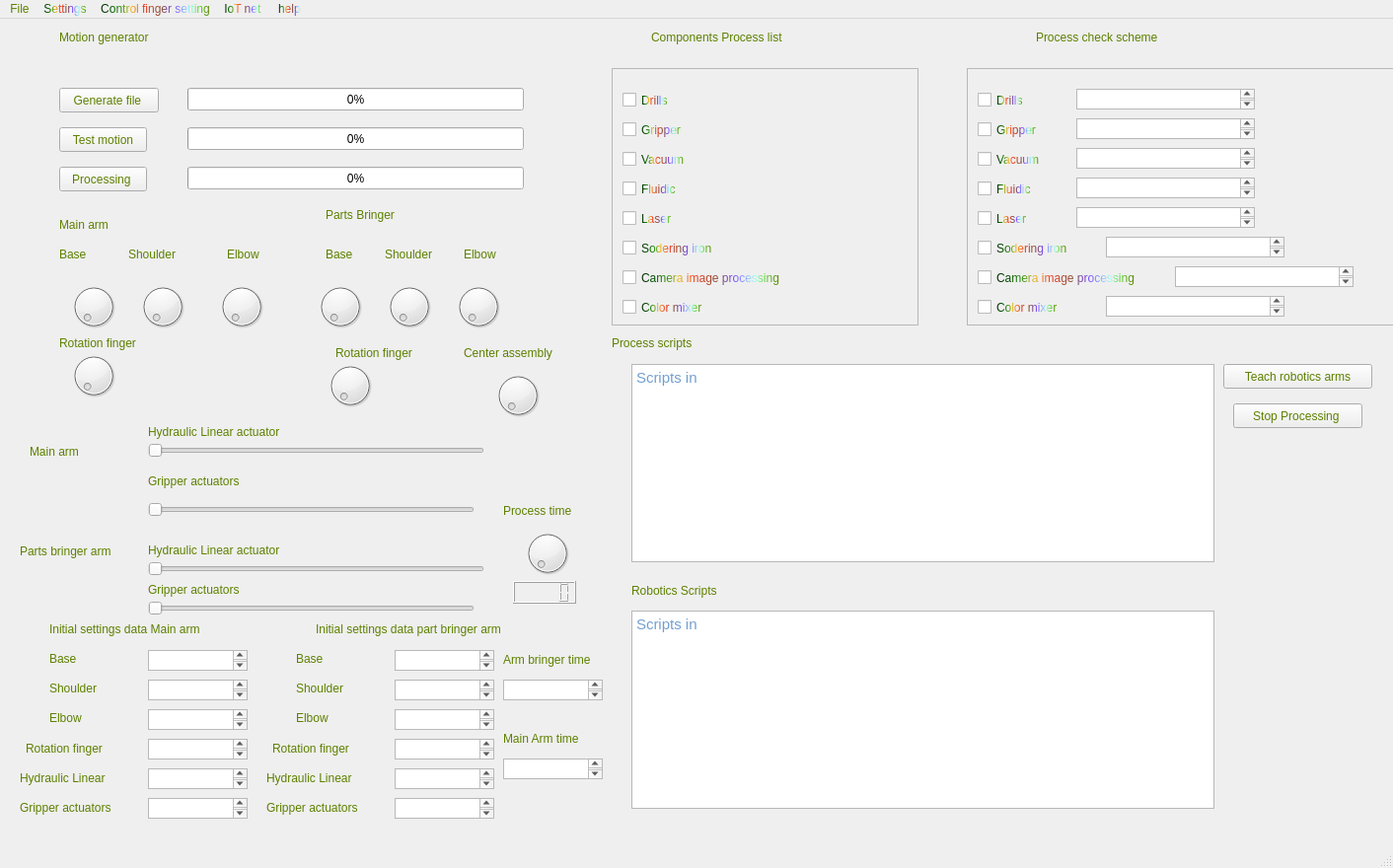
<?xml version="1.0" encoding="UTF-8"?>
<ui version="4.0">
 <class>MainWindow</class>
 <widget class="QMainWindow" name="MainWindow">
  <property name="geometry">
   <rect>
    <x>0</x>
    <y>0</y>
    <width>1412</width>
    <height>880</height>
   </rect>
  </property>
  <property name="windowTitle">
   <string>Assem arms control tech</string>
  </property>
  <property name="styleSheet">
   <string notr="true">color: qradialgradient(spread:repeat, cx:0.5, cy:0.5, radius:0.077, fx:0.5, fy:0.5, stop:0 rgba(0, 169, 255, 147), stop:0.497326 rgba(0, 0, 0, 147), stop:1 rgba(0, 169, 255, 147));
color: qlineargradient(spread:pad, x1:0, y1:0, x2:1, y2:0, stop:0 rgba(9, 41, 4, 255), stop:0.085 rgba(2, 79, 0, 255), stop:0.19 rgba(50, 147, 22, 255), stop:0.275 rgba(236, 191, 49, 255), stop:0.39 rgba(243, 61, 34, 255), stop:0.555 rgba(135, 81, 60, 255), stop:0.667 rgba(121, 75, 255, 255), stop:0.825 rgba(164, 255, 244, 255), stop:0.885 rgba(104, 222, 71, 255), stop:1 rgba(93, 128, 0, 255));</string>
  </property>
  <widget class="QWidget" name="centralwidget">
   <widget class="QDial" name="dial">
    <property name="geometry">
     <rect>
      <x>70</x>
      <y>260</y>
      <width>50</width>
      <height>64</height>
     </rect>
    </property>
   </widget>
   <widget class="QDial" name="dial_2">
    <property name="geometry">
     <rect>
      <x>140</x>
      <y>260</y>
      <width>50</width>
      <height>64</height>
     </rect>
    </property>
   </widget>
   <widget class="QDial" name="dial_3">
    <property name="geometry">
     <rect>
      <x>220</x>
      <y>260</y>
      <width>50</width>
      <height>64</height>
     </rect>
    </property>
   </widget>
   <widget class="QDial" name="dial_4">
    <property name="geometry">
     <rect>
      <x>70</x>
      <y>330</y>
      <width>50</width>
      <height>64</height>
     </rect>
    </property>
   </widget>
   <widget class="QSlider" name="horizontalSlider">
    <property name="geometry">
     <rect>
      <x>150</x>
      <y>430</y>
      <width>341</width>
      <height>16</height>
     </rect>
    </property>
    <property name="orientation">
     <enum>Qt::Horizontal</enum>
    </property>
   </widget>
   <widget class="QSlider" name="horizontalSlider_2">
    <property name="geometry">
     <rect>
      <x>150</x>
      <y>490</y>
      <width>331</width>
      <height>16</height>
     </rect>
    </property>
    <property name="orientation">
     <enum>Qt::Horizontal</enum>
    </property>
   </widget>
   <widget class="QLabel" name="label">
    <property name="geometry">
     <rect>
      <x>60</x>
      <y>230</y>
      <width>41</width>
      <height>17</height>
     </rect>
    </property>
    <property name="text">
     <string>Base</string>
    </property>
   </widget>
   <widget class="QLabel" name="label_3">
    <property name="geometry">
     <rect>
      <x>230</x>
      <y>230</y>
      <width>51</width>
      <height>17</height>
     </rect>
    </property>
    <property name="text">
     <string>Elbow</string>
    </property>
   </widget>
   <widget class="QLabel" name="label_4">
    <property name="geometry">
     <rect>
      <x>60</x>
      <y>320</y>
      <width>111</width>
      <height>17</height>
     </rect>
    </property>
    <property name="text">
     <string>Rotation finger</string>
    </property>
   </widget>
   <widget class="QLabel" name="label_5">
    <property name="geometry">
     <rect>
      <x>150</x>
      <y>410</y>
      <width>181</width>
      <height>17</height>
     </rect>
    </property>
    <property name="text">
     <string>Hydraulic Linear actuator</string>
    </property>
   </widget>
   <widget class="QLabel" name="label_6">
    <property name="geometry">
     <rect>
      <x>150</x>
      <y>460</y>
      <width>121</width>
      <height>17</height>
     </rect>
    </property>
    <property name="text">
     <string>Gripper actuators </string>
    </property>
   </widget>
   <widget class="QLabel" name="label_7">
    <property name="geometry">
     <rect>
      <x>60</x>
      <y>10</y>
      <width>131</width>
      <height>17</height>
     </rect>
    </property>
    <property name="text">
     <string>Motion generator</string>
    </property>
   </widget>
   <widget class="QTextEdit" name="textEdit">
    <property name="geometry">
     <rect>
      <x>150</x>
      <y>640</y>
      <width>101</width>
      <height>21</height>
     </rect>
    </property>
   </widget>
   <widget class="QLabel" name="label_8">
    <property name="geometry">
     <rect>
      <x>50</x>
      <y>670</y>
      <width>67</width>
      <height>17</height>
     </rect>
    </property>
    <property name="text">
     <string>Shoulder</string>
    </property>
   </widget>
   <widget class="QLabel" name="label_9">
    <property name="geometry">
     <rect>
      <x>50</x>
      <y>700</y>
      <width>67</width>
      <height>17</height>
     </rect>
    </property>
    <property name="text">
     <string>Elbow</string>
    </property>
   </widget>
   <widget class="QLabel" name="label_10">
    <property name="geometry">
     <rect>
      <x>26</x>
      <y>730</y>
      <width>111</width>
      <height>20</height>
     </rect>
    </property>
    <property name="text">
     <string>Rotation finger</string>
    </property>
   </widget>
   <widget class="QLabel" name="label_11">
    <property name="geometry">
     <rect>
      <x>50</x>
      <y>640</y>
      <width>67</width>
      <height>17</height>
     </rect>
    </property>
    <property name="text">
     <string>Base</string>
    </property>
   </widget>
   <widget class="QTextEdit" name="textEdit_2">
    <property name="geometry">
     <rect>
      <x>150</x>
      <y>670</y>
      <width>101</width>
      <height>21</height>
     </rect>
    </property>
   </widget>
   <widget class="QTextEdit" name="textEdit_3">
    <property name="geometry">
     <rect>
      <x>150</x>
      <y>700</y>
      <width>101</width>
      <height>21</height>
     </rect>
    </property>
   </widget>
   <widget class="QTextEdit" name="textEdit_4">
    <property name="geometry">
     <rect>
      <x>150</x>
      <y>730</y>
      <width>101</width>
      <height>21</height>
     </rect>
    </property>
   </widget>
   <widget class="QTextEdit" name="textEdit_5">
    <property name="geometry">
     <rect>
      <x>150</x>
      <y>760</y>
      <width>101</width>
      <height>21</height>
     </rect>
    </property>
   </widget>
   <widget class="QTextEdit" name="textEdit_6">
    <property name="geometry">
     <rect>
      <x>150</x>
      <y>790</y>
      <width>101</width>
      <height>21</height>
     </rect>
    </property>
   </widget>
   <widget class="QLabel" name="label_12">
    <property name="geometry">
     <rect>
      <x>20</x>
      <y>760</y>
      <width>111</width>
      <height>20</height>
     </rect>
    </property>
    <property name="text">
     <string>Hydraulic Linear</string>
    </property>
   </widget>
   <widget class="QLabel" name="label_13">
    <property name="geometry">
     <rect>
      <x>20</x>
      <y>790</y>
      <width>121</width>
      <height>20</height>
     </rect>
    </property>
    <property name="text">
     <string>Gripper actuators </string>
    </property>
   </widget>
   <widget class="QLabel" name="label_14">
    <property name="geometry">
     <rect>
      <x>50</x>
      <y>610</y>
      <width>211</width>
      <height>17</height>
     </rect>
    </property>
    <property name="text">
     <string>Initial settings data Main arm </string>
    </property>
   </widget>
   <widget class="QPushButton" name="pushButton">
    <property name="geometry">
     <rect>
      <x>60</x>
      <y>70</y>
      <width>101</width>
      <height>25</height>
     </rect>
    </property>
    <property name="text">
     <string>Generate file </string>
    </property>
   </widget>
   <widget class="QPushButton" name="pushButton_2">
    <property name="geometry">
     <rect>
      <x>60</x>
      <y>110</y>
      <width>89</width>
      <height>25</height>
     </rect>
    </property>
    <property name="text">
     <string>Test motion</string>
    </property>
   </widget>
   <widget class="QPushButton" name="pushButton_3">
    <property name="geometry">
     <rect>
      <x>60</x>
      <y>150</y>
      <width>89</width>
      <height>25</height>
     </rect>
    </property>
    <property name="text">
     <string>Processing </string>
    </property>
   </widget>
   <widget class="QProgressBar" name="progressBar">
    <property name="geometry">
     <rect>
      <x>190</x>
      <y>70</y>
      <width>341</width>
      <height>23</height>
     </rect>
    </property>
    <property name="value">
     <number>0</number>
    </property>
   </widget>
   <widget class="QProgressBar" name="progressBar_2">
    <property name="geometry">
     <rect>
      <x>190</x>
      <y>110</y>
      <width>341</width>
      <height>23</height>
     </rect>
    </property>
    <property name="value">
     <number>0</number>
    </property>
   </widget>
   <widget class="QProgressBar" name="progressBar_3">
    <property name="geometry">
     <rect>
      <x>190</x>
      <y>150</y>
      <width>341</width>
      <height>23</height>
     </rect>
    </property>
    <property name="value">
     <number>0</number>
    </property>
   </widget>
   <widget class="QLabel" name="label_15">
    <property name="geometry">
     <rect>
      <x>660</x>
      <y>10</y>
      <width>181</width>
      <height>17</height>
     </rect>
    </property>
    <property name="text">
     <string>Components Process list </string>
    </property>
   </widget>
   <widget class="QLabel" name="label_16">
    <property name="geometry">
     <rect>
      <x>1050</x>
      <y>10</y>
      <width>171</width>
      <height>17</height>
     </rect>
    </property>
    <property name="text">
     <string>Process check scheme </string>
    </property>
   </widget>
   <widget class="QTextEdit" name="textEdit_7">
    <property name="geometry">
     <rect>
      <x>640</x>
      <y>600</y>
      <width>591</width>
      <height>201</height>
     </rect>
    </property>
    <property name="styleSheet">
     <string notr="true">color: rgb(136, 138, 133);</string>
    </property>
    <property name="html">
     <string>&lt;!DOCTYPE HTML PUBLIC &quot;-//W3C//DTD HTML 4.0//EN&quot; &quot;http://www.w3.org/TR/REC-html40/strict.dtd&quot;&gt;
&lt;html&gt;&lt;head&gt;&lt;meta name=&quot;qrichtext&quot; content=&quot;1&quot; /&gt;&lt;style type=&quot;text/css&quot;&gt;
p, li { white-space: pre-wrap; }
&lt;/style&gt;&lt;/head&gt;&lt;body style=&quot; font-family:'Ubuntu'; font-size:11pt; font-weight:400; font-style:normal;&quot;&gt;
&lt;p style=&quot; margin-top:0px; margin-bottom:0px; margin-left:0px; margin-right:0px; -qt-block-indent:0; text-indent:0px;&quot;&gt;&lt;span style=&quot; color:#729fcf;&quot;&gt;Scripts in&lt;/span&gt;&lt;/p&gt;
&lt;p style=&quot;-qt-paragraph-type:empty; margin-top:0px; margin-bottom:0px; margin-left:0px; margin-right:0px; -qt-block-indent:0; text-indent:0px; color:#729fcf;&quot;&gt;&lt;br /&gt;&lt;/p&gt;&lt;/body&gt;&lt;/html&gt;</string>
    </property>
   </widget>
   <widget class="QLabel" name="label_17">
    <property name="geometry">
     <rect>
      <x>640</x>
      <y>570</y>
      <width>141</width>
      <height>20</height>
     </rect>
    </property>
    <property name="text">
     <string>Robotics Scripts </string>
    </property>
   </widget>
   <widget class="QScrollArea" name="scrollArea">
    <property name="geometry">
     <rect>
      <x>620</x>
      <y>50</y>
      <width>311</width>
      <height>261</height>
     </rect>
    </property>
    <property name="widgetResizable">
     <bool>true</bool>
    </property>
    <widget class="QWidget" name="scrollAreaWidgetContents">
     <property name="geometry">
      <rect>
       <x>0</x>
       <y>0</y>
       <width>309</width>
       <height>259</height>
      </rect>
     </property>
     <widget class="QCheckBox" name="checkBox">
      <property name="geometry">
       <rect>
        <x>10</x>
        <y>20</y>
        <width>91</width>
        <height>23</height>
       </rect>
      </property>
      <property name="text">
       <string>Drills</string>
      </property>
     </widget>
     <widget class="QCheckBox" name="checkBox_2">
      <property name="geometry">
       <rect>
        <x>10</x>
        <y>50</y>
        <width>91</width>
        <height>23</height>
       </rect>
      </property>
      <property name="text">
       <string>Gripper</string>
      </property>
     </widget>
     <widget class="QCheckBox" name="checkBox_3">
      <property name="geometry">
       <rect>
        <x>10</x>
        <y>80</y>
        <width>91</width>
        <height>23</height>
       </rect>
      </property>
      <property name="text">
       <string>Vacuum</string>
      </property>
     </widget>
     <widget class="QCheckBox" name="checkBox_4">
      <property name="geometry">
       <rect>
        <x>10</x>
        <y>110</y>
        <width>91</width>
        <height>23</height>
       </rect>
      </property>
      <property name="text">
       <string>Fluidic</string>
      </property>
     </widget>
     <widget class="QCheckBox" name="checkBox_5">
      <property name="geometry">
       <rect>
        <x>10</x>
        <y>140</y>
        <width>91</width>
        <height>23</height>
       </rect>
      </property>
      <property name="text">
       <string>Laser</string>
      </property>
     </widget>
     <widget class="QCheckBox" name="checkBox_6">
      <property name="geometry">
       <rect>
        <x>10</x>
        <y>170</y>
        <width>121</width>
        <height>23</height>
       </rect>
      </property>
      <property name="text">
       <string>Sodering iron</string>
      </property>
     </widget>
     <widget class="QCheckBox" name="checkBox_7">
      <property name="geometry">
       <rect>
        <x>10</x>
        <y>200</y>
        <width>201</width>
        <height>23</height>
       </rect>
      </property>
      <property name="text">
       <string>Camera image processing</string>
      </property>
     </widget>
     <widget class="QCheckBox" name="checkBox_15">
      <property name="geometry">
       <rect>
        <x>10</x>
        <y>230</y>
        <width>111</width>
        <height>23</height>
       </rect>
      </property>
      <property name="text">
       <string>Color mixer</string>
      </property>
     </widget>
    </widget>
   </widget>
   <widget class="QDial" name="dial_5">
    <property name="geometry">
     <rect>
      <x>320</x>
      <y>260</y>
      <width>50</width>
      <height>64</height>
     </rect>
    </property>
   </widget>
   <widget class="QDial" name="dial_6">
    <property name="geometry">
     <rect>
      <x>390</x>
      <y>260</y>
      <width>50</width>
      <height>64</height>
     </rect>
    </property>
   </widget>
   <widget class="QDial" name="dial_7">
    <property name="geometry">
     <rect>
      <x>460</x>
      <y>260</y>
      <width>50</width>
      <height>64</height>
     </rect>
    </property>
   </widget>
   <widget class="QDial" name="dial_8">
    <property name="geometry">
     <rect>
      <x>330</x>
      <y>340</y>
      <width>50</width>
      <height>64</height>
     </rect>
    </property>
   </widget>
   <widget class="QLabel" name="label_18">
    <property name="geometry">
     <rect>
      <x>330</x>
      <y>230</y>
      <width>41</width>
      <height>17</height>
     </rect>
    </property>
    <property name="text">
     <string>Base</string>
    </property>
   </widget>
   <widget class="QLabel" name="label_2">
    <property name="geometry">
     <rect>
      <x>130</x>
      <y>230</y>
      <width>67</width>
      <height>17</height>
     </rect>
    </property>
    <property name="text">
     <string>Shoulder</string>
    </property>
   </widget>
   <widget class="QLabel" name="label_19">
    <property name="geometry">
     <rect>
      <x>390</x>
      <y>230</y>
      <width>67</width>
      <height>17</height>
     </rect>
    </property>
    <property name="text">
     <string>Shoulder</string>
    </property>
   </widget>
   <widget class="QLabel" name="label_20">
    <property name="geometry">
     <rect>
      <x>60</x>
      <y>200</y>
      <width>67</width>
      <height>17</height>
     </rect>
    </property>
    <property name="text">
     <string>Main arm </string>
    </property>
   </widget>
   <widget class="QLabel" name="label_21">
    <property name="geometry">
     <rect>
      <x>470</x>
      <y>230</y>
      <width>51</width>
      <height>17</height>
     </rect>
    </property>
    <property name="text">
     <string>Elbow</string>
    </property>
   </widget>
   <widget class="QLabel" name="label_22">
    <property name="geometry">
     <rect>
      <x>340</x>
      <y>330</y>
      <width>111</width>
      <height>17</height>
     </rect>
    </property>
    <property name="text">
     <string>Rotation finger</string>
    </property>
   </widget>
   <widget class="QSlider" name="horizontalSlider_3">
    <property name="geometry">
     <rect>
      <x>150</x>
      <y>550</y>
      <width>341</width>
      <height>16</height>
     </rect>
    </property>
    <property name="orientation">
     <enum>Qt::Horizontal</enum>
    </property>
   </widget>
   <widget class="QLabel" name="label_23">
    <property name="geometry">
     <rect>
      <x>150</x>
      <y>530</y>
      <width>181</width>
      <height>17</height>
     </rect>
    </property>
    <property name="text">
     <string>Hydraulic Linear actuator</string>
    </property>
   </widget>
   <widget class="QSlider" name="horizontalSlider_4">
    <property name="geometry">
     <rect>
      <x>150</x>
      <y>590</y>
      <width>331</width>
      <height>16</height>
     </rect>
    </property>
    <property name="orientation">
     <enum>Qt::Horizontal</enum>
    </property>
   </widget>
   <widget class="QLabel" name="label_24">
    <property name="geometry">
     <rect>
      <x>150</x>
      <y>570</y>
      <width>121</width>
      <height>17</height>
     </rect>
    </property>
    <property name="text">
     <string>Gripper actuators </string>
    </property>
   </widget>
   <widget class="QLabel" name="label_25">
    <property name="geometry">
     <rect>
      <x>20</x>
      <y>530</y>
      <width>121</width>
      <height>20</height>
     </rect>
    </property>
    <property name="text">
     <string>Parts bringer arm</string>
    </property>
   </widget>
   <widget class="QLabel" name="label_26">
    <property name="geometry">
     <rect>
      <x>30</x>
      <y>430</y>
      <width>67</width>
      <height>17</height>
     </rect>
    </property>
    <property name="text">
     <string>Main arm </string>
    </property>
   </widget>
   <widget class="QLabel" name="label_27">
    <property name="geometry">
     <rect>
      <x>300</x>
      <y>670</y>
      <width>67</width>
      <height>17</height>
     </rect>
    </property>
    <property name="text">
     <string>Shoulder</string>
    </property>
   </widget>
   <widget class="QLabel" name="label_28">
    <property name="geometry">
     <rect>
      <x>300</x>
      <y>700</y>
      <width>67</width>
      <height>17</height>
     </rect>
    </property>
    <property name="text">
     <string>Elbow</string>
    </property>
   </widget>
   <widget class="QLabel" name="label_29">
    <property name="geometry">
     <rect>
      <x>270</x>
      <y>760</y>
      <width>111</width>
      <height>20</height>
     </rect>
    </property>
    <property name="text">
     <string>Hydraulic Linear</string>
    </property>
   </widget>
   <widget class="QTextEdit" name="textEdit_8">
    <property name="geometry">
     <rect>
      <x>400</x>
      <y>640</y>
      <width>101</width>
      <height>21</height>
     </rect>
    </property>
   </widget>
   <widget class="QTextEdit" name="textEdit_9">
    <property name="geometry">
     <rect>
      <x>400</x>
      <y>760</y>
      <width>101</width>
      <height>21</height>
     </rect>
    </property>
   </widget>
   <widget class="QLabel" name="label_30">
    <property name="geometry">
     <rect>
      <x>300</x>
      <y>640</y>
      <width>67</width>
      <height>17</height>
     </rect>
    </property>
    <property name="text">
     <string>Base</string>
    </property>
   </widget>
   <widget class="QTextEdit" name="textEdit_10">
    <property name="geometry">
     <rect>
      <x>400</x>
      <y>700</y>
      <width>101</width>
      <height>21</height>
     </rect>
    </property>
   </widget>
   <widget class="QTextEdit" name="textEdit_11">
    <property name="geometry">
     <rect>
      <x>400</x>
      <y>730</y>
      <width>101</width>
      <height>21</height>
     </rect>
    </property>
   </widget>
   <widget class="QLabel" name="label_31">
    <property name="geometry">
     <rect>
      <x>320</x>
      <y>610</y>
      <width>261</width>
      <height>17</height>
     </rect>
    </property>
    <property name="text">
     <string>Initial settings data part bringer arm </string>
    </property>
   </widget>
   <widget class="QLabel" name="label_32">
    <property name="geometry">
     <rect>
      <x>270</x>
      <y>790</y>
      <width>121</width>
      <height>20</height>
     </rect>
    </property>
    <property name="text">
     <string>Gripper actuators </string>
    </property>
   </widget>
   <widget class="QLabel" name="label_33">
    <property name="geometry">
     <rect>
      <x>276</x>
      <y>730</y>
      <width>111</width>
      <height>20</height>
     </rect>
    </property>
    <property name="text">
     <string>Rotation finger</string>
    </property>
   </widget>
   <widget class="QTextEdit" name="textEdit_12">
    <property name="geometry">
     <rect>
      <x>400</x>
      <y>670</y>
      <width>101</width>
      <height>21</height>
     </rect>
    </property>
   </widget>
   <widget class="QTextEdit" name="textEdit_13">
    <property name="geometry">
     <rect>
      <x>400</x>
      <y>790</y>
      <width>101</width>
      <height>21</height>
     </rect>
    </property>
   </widget>
   <widget class="QDial" name="dial_9">
    <property name="geometry">
     <rect>
      <x>530</x>
      <y>510</y>
      <width>50</width>
      <height>64</height>
     </rect>
    </property>
   </widget>
   <widget class="QLabel" name="label_34">
    <property name="geometry">
     <rect>
      <x>510</x>
      <y>490</y>
      <width>91</width>
      <height>17</height>
     </rect>
    </property>
    <property name="text">
     <string>Process time</string>
    </property>
   </widget>
   <widget class="QLCDNumber" name="lcdNumber">
    <property name="geometry">
     <rect>
      <x>520</x>
      <y>570</y>
      <width>64</width>
      <height>23</height>
     </rect>
    </property>
    <property name="styleSheet">
     <string notr="true">font: 11pt &quot;Ubuntu&quot;;
color: qlineargradient(spread:pad, x1:0, y1:0, x2:1, y2:0, stop:0 rgba(9, 41, 4, 255), stop:0.085 rgba(2, 79, 0, 255), stop:0.19 rgba(50, 147, 22, 255), stop:0.275 rgba(236, 191, 49, 255), stop:0.39 rgba(243, 61, 34, 255), stop:0.555 rgba(135, 81, 60, 255), stop:0.667 rgba(121, 75, 255, 255), stop:0.825 rgba(164, 255, 244, 255), stop:0.885 rgba(104, 222, 71, 255), stop:1 rgba(93, 128, 0, 255));</string>
    </property>
   </widget>
   <widget class="QDial" name="dial_10">
    <property name="geometry">
     <rect>
      <x>500</x>
      <y>350</y>
      <width>50</width>
      <height>64</height>
     </rect>
    </property>
   </widget>
   <widget class="QLabel" name="label_35">
    <property name="geometry">
     <rect>
      <x>470</x>
      <y>330</y>
      <width>121</width>
      <height>17</height>
     </rect>
    </property>
    <property name="text">
     <string>Center assembly </string>
    </property>
   </widget>
   <widget class="QLabel" name="label_36">
    <property name="geometry">
     <rect>
      <x>330</x>
      <y>190</y>
      <width>101</width>
      <height>17</height>
     </rect>
    </property>
    <property name="text">
     <string>Parts Bringer </string>
    </property>
   </widget>
   <widget class="QScrollArea" name="scrollArea_2">
    <property name="geometry">
     <rect>
      <x>980</x>
      <y>50</y>
      <width>461</width>
      <height>261</height>
     </rect>
    </property>
    <property name="widgetResizable">
     <bool>true</bool>
    </property>
    <widget class="QWidget" name="scrollAreaWidgetContents_2">
     <property name="geometry">
      <rect>
       <x>0</x>
       <y>0</y>
       <width>459</width>
       <height>259</height>
      </rect>
     </property>
     <widget class="QCheckBox" name="checkBox_8">
      <property name="geometry">
       <rect>
        <x>10</x>
        <y>20</y>
        <width>91</width>
        <height>23</height>
       </rect>
      </property>
      <property name="text">
       <string>Drills</string>
      </property>
     </widget>
     <widget class="QCheckBox" name="checkBox_9">
      <property name="geometry">
       <rect>
        <x>10</x>
        <y>50</y>
        <width>91</width>
        <height>23</height>
       </rect>
      </property>
      <property name="text">
       <string>Gripper</string>
      </property>
     </widget>
     <widget class="QCheckBox" name="checkBox_10">
      <property name="geometry">
       <rect>
        <x>10</x>
        <y>80</y>
        <width>91</width>
        <height>23</height>
       </rect>
      </property>
      <property name="text">
       <string>Vacuum</string>
      </property>
     </widget>
     <widget class="QCheckBox" name="checkBox_11">
      <property name="geometry">
       <rect>
        <x>10</x>
        <y>110</y>
        <width>91</width>
        <height>23</height>
       </rect>
      </property>
      <property name="text">
       <string>Fluidic</string>
      </property>
     </widget>
     <widget class="QCheckBox" name="checkBox_12">
      <property name="geometry">
       <rect>
        <x>10</x>
        <y>140</y>
        <width>91</width>
        <height>23</height>
       </rect>
      </property>
      <property name="text">
       <string>Laser</string>
      </property>
     </widget>
     <widget class="QCheckBox" name="checkBox_13">
      <property name="geometry">
       <rect>
        <x>10</x>
        <y>170</y>
        <width>121</width>
        <height>23</height>
       </rect>
      </property>
      <property name="text">
       <string>Sodering iron</string>
      </property>
     </widget>
     <widget class="QCheckBox" name="checkBox_14">
      <property name="geometry">
       <rect>
        <x>10</x>
        <y>200</y>
        <width>201</width>
        <height>23</height>
       </rect>
      </property>
      <property name="text">
       <string>Camera image processing</string>
      </property>
     </widget>
     <widget class="QTextEdit" name="textEdit_14">
      <property name="geometry">
       <rect>
        <x>110</x>
        <y>20</y>
        <width>181</width>
        <height>21</height>
       </rect>
      </property>
     </widget>
     <widget class="QTextEdit" name="textEdit_15">
      <property name="geometry">
       <rect>
        <x>110</x>
        <y>50</y>
        <width>181</width>
        <height>21</height>
       </rect>
      </property>
     </widget>
     <widget class="QTextEdit" name="textEdit_16">
      <property name="geometry">
       <rect>
        <x>110</x>
        <y>80</y>
        <width>181</width>
        <height>21</height>
       </rect>
      </property>
     </widget>
     <widget class="QTextEdit" name="textEdit_17">
      <property name="geometry">
       <rect>
        <x>110</x>
        <y>110</y>
        <width>181</width>
        <height>21</height>
       </rect>
      </property>
     </widget>
     <widget class="QTextEdit" name="textEdit_18">
      <property name="geometry">
       <rect>
        <x>110</x>
        <y>140</y>
        <width>181</width>
        <height>21</height>
       </rect>
      </property>
     </widget>
     <widget class="QTextEdit" name="textEdit_19">
      <property name="geometry">
       <rect>
        <x>140</x>
        <y>170</y>
        <width>181</width>
        <height>21</height>
       </rect>
      </property>
     </widget>
     <widget class="QTextEdit" name="textEdit_26">
      <property name="geometry">
       <rect>
        <x>210</x>
        <y>200</y>
        <width>181</width>
        <height>21</height>
       </rect>
      </property>
     </widget>
     <widget class="QCheckBox" name="checkBox_23">
      <property name="geometry">
       <rect>
        <x>10</x>
        <y>230</y>
        <width>201</width>
        <height>23</height>
       </rect>
      </property>
      <property name="text">
       <string>Color mixer</string>
      </property>
     </widget>
     <widget class="QTextEdit" name="textEdit_27">
      <property name="geometry">
       <rect>
        <x>140</x>
        <y>230</y>
        <width>181</width>
        <height>21</height>
       </rect>
      </property>
     </widget>
    </widget>
   </widget>
   <widget class="QLabel" name="label_37">
    <property name="geometry">
     <rect>
      <x>620</x>
      <y>320</y>
      <width>111</width>
      <height>17</height>
     </rect>
    </property>
    <property name="text">
     <string>Process scripts</string>
    </property>
   </widget>
   <widget class="QTextEdit" name="textEdit_28">
    <property name="geometry">
     <rect>
      <x>640</x>
      <y>350</y>
      <width>591</width>
      <height>201</height>
     </rect>
    </property>
    <property name="styleSheet">
     <string notr="true">color: rgb(136, 138, 133);</string>
    </property>
    <property name="html">
     <string>&lt;!DOCTYPE HTML PUBLIC &quot;-//W3C//DTD HTML 4.0//EN&quot; &quot;http://www.w3.org/TR/REC-html40/strict.dtd&quot;&gt;
&lt;html&gt;&lt;head&gt;&lt;meta name=&quot;qrichtext&quot; content=&quot;1&quot; /&gt;&lt;style type=&quot;text/css&quot;&gt;
p, li { white-space: pre-wrap; }
&lt;/style&gt;&lt;/head&gt;&lt;body style=&quot; font-family:'Ubuntu'; font-size:11pt; font-weight:400; font-style:normal;&quot;&gt;
&lt;p style=&quot; margin-top:0px; margin-bottom:0px; margin-left:0px; margin-right:0px; -qt-block-indent:0; text-indent:0px;&quot;&gt;&lt;span style=&quot; color:#729fcf;&quot;&gt;Scripts in&lt;/span&gt;&lt;/p&gt;
&lt;p style=&quot;-qt-paragraph-type:empty; margin-top:0px; margin-bottom:0px; margin-left:0px; margin-right:0px; -qt-block-indent:0; text-indent:0px; color:#729fcf;&quot;&gt;&lt;br /&gt;&lt;/p&gt;&lt;/body&gt;&lt;/html&gt;</string>
    </property>
   </widget>
   <widget class="QPushButton" name="pushButton_4">
    <property name="geometry">
     <rect>
      <x>1240</x>
      <y>350</y>
      <width>151</width>
      <height>25</height>
     </rect>
    </property>
    <property name="text">
     <string>Teach robotics arms</string>
    </property>
   </widget>
   <widget class="QTextEdit" name="textEdit_29">
    <property name="geometry">
     <rect>
      <x>510</x>
      <y>670</y>
      <width>101</width>
      <height>21</height>
     </rect>
    </property>
   </widget>
   <widget class="QLabel" name="label_38">
    <property name="geometry">
     <rect>
      <x>510</x>
      <y>640</y>
      <width>121</width>
      <height>20</height>
     </rect>
    </property>
    <property name="text">
     <string>Arm bringer time</string>
    </property>
   </widget>
   <widget class="QTextEdit" name="textEdit_30">
    <property name="geometry">
     <rect>
      <x>510</x>
      <y>750</y>
      <width>101</width>
      <height>21</height>
     </rect>
    </property>
   </widget>
   <widget class="QLabel" name="label_39">
    <property name="geometry">
     <rect>
      <x>510</x>
      <y>720</y>
      <width>111</width>
      <height>20</height>
     </rect>
    </property>
    <property name="text">
     <string>Main Arm time </string>
    </property>
   </widget>
   <widget class="QPushButton" name="pushButton_5">
    <property name="geometry">
     <rect>
      <x>1250</x>
      <y>390</y>
      <width>131</width>
      <height>25</height>
     </rect>
    </property>
    <property name="text">
     <string>Stop Processing </string>
    </property>
   </widget>
  </widget>
  <widget class="QMenuBar" name="menubar">
   <property name="geometry">
    <rect>
     <x>0</x>
     <y>0</y>
     <width>1412</width>
     <height>22</height>
    </rect>
   </property>
   <widget class="QMenu" name="menuFile">
    <property name="title">
     <string>File</string>
    </property>
    <addaction name="actionOpen"/>
    <addaction name="actionsave"/>
    <addaction name="actionsave_as"/>
    <addaction name="actionQuit"/>
   </widget>
   <widget class="QMenu" name="menuSettings">
    <property name="title">
     <string>Settings</string>
    </property>
   </widget>
   <widget class="QMenu" name="menuControl_finger_setting">
    <property name="title">
     <string>Control finger setting</string>
    </property>
   </widget>
   <widget class="QMenu" name="menuhelp">
    <property name="title">
     <string>help </string>
    </property>
   </widget>
   <widget class="QMenu" name="menuIoT_net">
    <property name="title">
     <string>IoT net </string>
    </property>
    <addaction name="actionconnect"/>
    <addaction name="actionsetting_network"/>
   </widget>
   <addaction name="menuFile"/>
   <addaction name="menuSettings"/>
   <addaction name="menuControl_finger_setting"/>
   <addaction name="menuIoT_net"/>
   <addaction name="menuhelp"/>
  </widget>
  <widget class="QStatusBar" name="statusbar"/>
  <action name="actionOpen">
   <property name="text">
    <string>Open</string>
   </property>
  </action>
  <action name="actionsave">
   <property name="text">
    <string>save </string>
   </property>
  </action>
  <action name="actionsave_as">
   <property name="text">
    <string>save as </string>
   </property>
  </action>
  <action name="actionQuit">
   <property name="text">
    <string>Quit</string>
   </property>
  </action>
  <action name="actionconnect">
   <property name="text">
    <string>connect</string>
   </property>
  </action>
  <action name="actionsetting_network">
   <property name="text">
    <string>setting network </string>
   </property>
  </action>
 </widget>
 <resources/>
 <connections/>
</ui>
